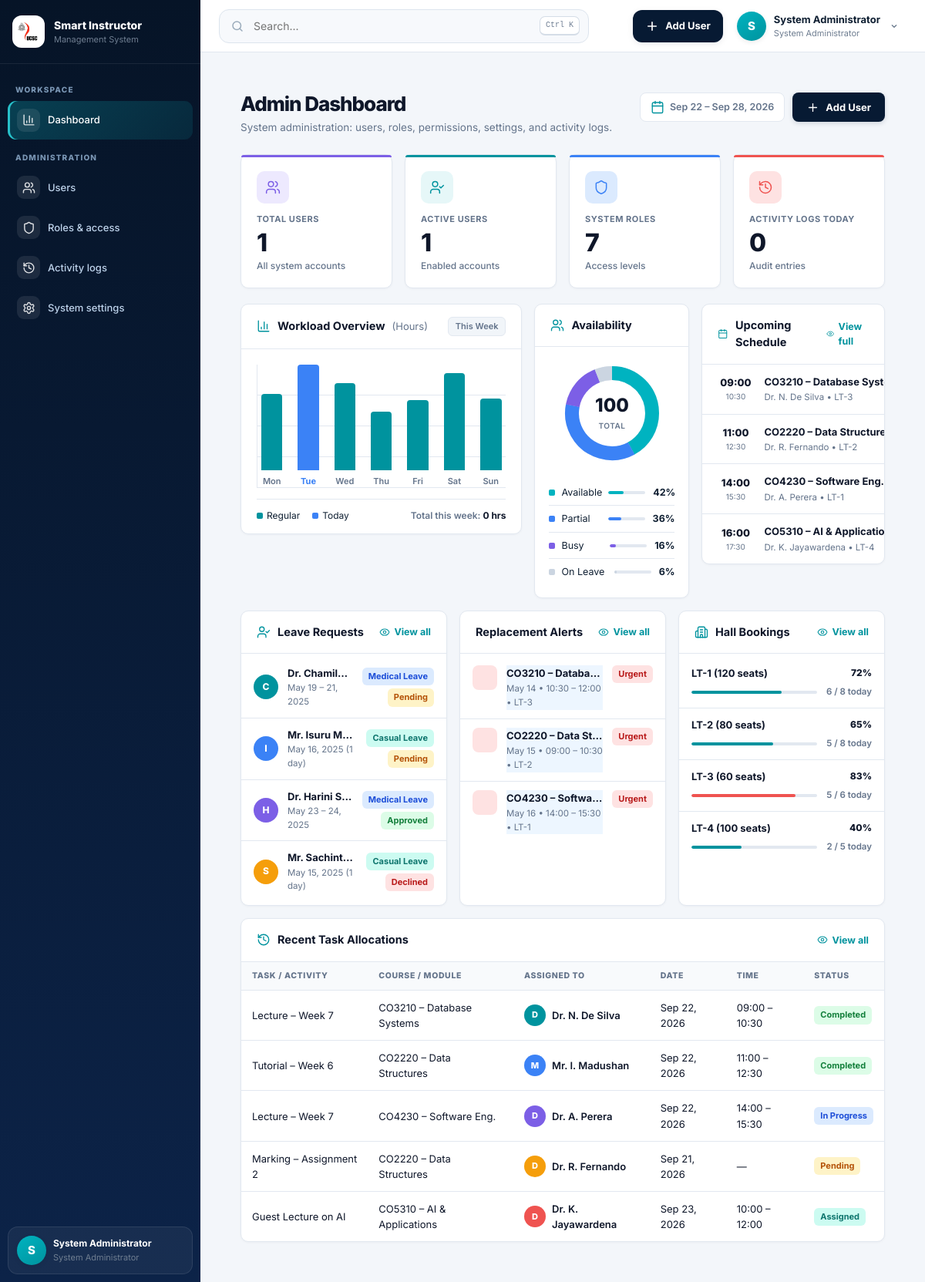
Page /admin/dashboard.php (signed in) on the committed database.
### tables this page shows
CREATE TABLE `users` (
  `id` int(11) NOT NULL,
  `username` varchar(50) NOT NULL,
  `email` varchar(100) NOT NULL,
  `password` varchar(255) NOT NULL,
  `full_name` varchar(150) NOT NULL,
  `role_id` int(11) NOT NULL,
  `status` enum('active','inactive','suspended') DEFAULT 'active',
  `phone` varchar(20) DEFAULT NULL,
  `avatar_url` varchar(255) DEFAULT NULL,
  `created_at` timestamp NOT NULL DEFAULT current_timestamp(),
  `updated_at` timestamp NOT NULL DEFAULT current_timestamp() ON UPDATE current_timestamp()
);

CREATE TABLE `roles` (
  `id` int(11) NOT NULL,
  `role_name` varchar(100) NOT NULL,
  `description` text DEFAULT NULL,
  `created_at` timestamp NOT NULL DEFAULT current_timestamp()
);

### admin/dashboard.php (called while the page is built, shortened)
<?php
require_once __DIR__ . '/../config/config.php';
require_once __DIR__ . '/../config/db.php';
require_once __DIR__ . '/../includes/auth.php';
require_once __DIR__ . '/../includes/functions.php';
require_once __DIR__ . '/../includes/dashboard_ui.php';
include __DIR__ . '/../includes/header.php';
?>
<?php
include __DIR__ . '/../includes/footer.php';
?>

### config/config.php (called while the page is built, shortened)
<?php
if (!function_exists('app_url')) {
    function app_url(string $path = ''): string {
        $path = ltrim($path, '/');
        return $path === '' ? SITE_URL : SITE_URL . '/' . $path;
    }
}

### includes/auth.php (called while the page is built, shortened)
<?php
require_once __DIR__ . '/../config/config.php';
require_once __DIR__ . '/../config/db.php';
function isLoggedIn() {
    return isset($_SESSION['user_id']) && !empty($_SESSION['user_id']);
}
function getCurrentUser() {
    global $pdo;
    static $cachedUser = null;
    if ($cachedUser === null) {
        $stmt = $pdo->prepare("SELECT u.*, r.role_name FROM users u JOIN roles r ON u.role_id = r.id WHERE u.id = ? LIMIT 1");
        $stmt->execute([$_SESSION['user_id']]);
        $cachedUser = $stmt->fetch();
    }
    return $cachedUser;
}
function getCurrentRoleId() {
    return isset($_SESSION['role_id']) ? (int)$_SESSION['role_id'] : null;
}
?>

### includes/functions.php (the view, shortened to what this page needs)
<?php
require_once __DIR__ . '/../config/config.php';
require_once __DIR__ . '/../config/db.php';
require_once __DIR__ . '/auth.php';
function sic_user_avatar(?string $avatarUrl, string $fallbackInitial = 'U', string $class = 'avatar'): string {
    $class = htmlspecialchars($class, ENT_QUOTES, 'UTF-8');
    $initial = htmlspecialchars(mb_strtoupper($fallbackInitial !== '' ? mb_substr($fallbackInitial, 0, 1) : 'U'), ENT_QUOTES, 'UTF-8');
    return '<span class="' . $class . '">' . $initial . '</span>';
}
?>

### includes/sidebar.php (shortened to what this page needs)
<?php
require_once __DIR__ . '/../config/config.php';
require_once __DIR__ . '/auth.php';
$currentRole = (int)getCurrentRoleId();
$currentPage = basename($_SERVER['PHP_SELF'] ?? '');
$currentUser = getCurrentUser() ?: [];
if (!function_exists('sidebar_link')) {
    function sidebar_link(string $path, string $label, string $icon, string $currentPage): void {
        $active = basename($path) === $currentPage ? ' active' : '';
        $iconUrl = app_url('assets/icons/' . $icon . '.svg');
        echo '<li><a class="sidebar-link' . $active . '" href="' . htmlspecialchars(app_url($path)) . '">';
        echo '<span class="sidebar-icon"><img src="' . htmlspecialchars($iconUrl) . '" alt=""></span>';
        echo '<span>' . htmlspecialchars($label) . '</span></a></li>';
    }
}
?>
<aside class="sidebar" id="sidebar">
  <div class="sidebar-head">
    <span class="sidebar-emblem"><img src="<?= app_url('assets/images/ucsc-logo.png') ?>" alt="UCSC"></span>
    <div><strong>Smart Instructor</strong><small>Management System</small></div>
  </div>
  <nav aria-label="Main navigation">
    <p class="sidebar-label">Workspace</p>
    <ul class="sidebar-nav">
      <?php
      $dashMap = [
        ROLE_ADMIN => 'admin/dashboard.php',
        ROLE_INSTRUCTOR => 'instructor/dashboard.php',
        ROLE_COORDINATOR => 'coordinator/dashboard.php',
        ROLE_CHIEF_COORDINATOR => 'chief_coordinator/dashboard.php',
        ROLE_NON_ACADEMIC => 'non_academic/dashboard.php',
        ROLE_PROJECT_COORDINATOR => 'project_coordinator/coordinator_dashboard.php',
        ROLE_DIRECTOR => 'director/dashboard.php'
      ];
      sidebar_link($dashMap[$currentRole] ?? 'index.php', 'Dashboard', 'chart-column', $currentPage);
      if ($currentRole === ROLE_ADMIN) {
        echo '<p class="sidebar-label">Administration</p>';
      }
      ?>
    </ul>
  </nav>
  <div class="sidebar-user">
    <span class="avatar"><?= htmlspecialchars(strtoupper(substr((string)($currentUser['full_name'] ?? 'U'), 0, 1))) ?></span>
    <span><strong><?= htmlspecialchars($currentUser['full_name'] ?? 'UCSC User') ?></strong><small><?= htmlspecialchars($currentUser['role_name'] ?? 'System User') ?></small></span>
  </div>
</aside>

### includes/navbar.php (shortened to what this page needs)
<?php
$roleId = function_exists('getCurrentRoleId') ? (int)getCurrentRoleId() : 0;
$userAvatarUrl = !empty($_SESSION['avatar_url']) ? app_url($_SESSION['avatar_url']) : (!empty($currentUser['avatar_url']) ? app_url($currentUser['avatar_url']) : null);
$cleanName = trim(preg_replace('/^(Dr\.|Prof\.|Mr\.|Mrs\.|Ms\.)\s+/i', '', $displayName ?? 'User'));
$firstInitial = mb_substr($cleanName, 0, 1);
?>
<header class="topbar">
  <div class="topbar-inner">
    <div class="topbar-left">
      <div class="global-search" role="search">
        <svg viewBox="0 0 24 24" fill="none" stroke="currentColor" stroke-width="2" stroke-linecap="round"><circle cx="11" cy="11" r="7"/><path d="m20 20-4-4"/></svg>
        <input id="globalSearch" type="search" placeholder="Search..." aria-label="Search this page">
        <kbd>Ctrl K</kbd>
      </div>
    </div>
    <div class="top-actions">
      <?php if ($roleId === ROLE_ADMIN): ?>
      <div class="menu-wrap">
        <button class="primary-action" type="button" data-menu-button="quickMenu" aria-expanded="false">
          <svg viewBox="0 0 24 24" fill="none" stroke="currentColor" stroke-width="2.2" stroke-linecap="round"><path d="M12 5v14M5 12h14"/></svg>
          <span>Add User</span>
        </button>
      </div>
      <?php endif; ?>
      <div class="menu-wrap">
        <button class="profile-button" type="button" data-menu-button="profileMenu" aria-expanded="false">
          <?= sic_user_avatar($userAvatarUrl, $firstInitial, 'avatar') ?>
          <span class="profile-copy">
            <strong><?= htmlspecialchars($displayName) ?></strong>
            <small><?= htmlspecialchars($roleName) ?></small>
          </span>
          <svg class="chevron" viewBox="0 0 24 24" fill="none" stroke="currentColor" stroke-width="2" stroke-linecap="round"><path d="m8 10 4 4 4-4"/></svg>
        </button>
      </div>
    </div>
  </div>
</header>

### includes/dashboard_ui.php (style rules this page uses)
:root { --d-navy: #071a33; --d-navy2: #0d2a50; --d-teal: #00939e; --d-teal2: #00b3c0; --d-blue: #3b82f6; --d-purple: #7c5fe6; --d-coral: #ef5350; --d-green: #22c55e; --d-amber: #f59e0b; --d-page: #f1f5f9; --d-card: #ffffff; --d-line: #e2e8f0; --d-text: #0f172a; --d-muted: #64748b; --d-radius: 10px; --d-shadow: 0 1px 3px rgba(15,23,42,.04); --d-shadow-hover: 0 4px 12px rgba(15,23,42,.06); }
.avatar { width: 38px !important; height: 38px !important; flex: 0 0 38px !important; display: grid !important; place-items: center !important; border-radius: 50% !important; background: linear-gradient(145deg, var(--d-teal2), var(--d-teal)) !important; color: #ffffff !important; font-weight: 800 !important; font-size: 15px !important; overflow: hidden !important; position: relative !important; box-shadow: 0 2px 6px rgba(0, 0, 0, 0.08); transition: transform 0.15s ease, box-shadow 0.15s ease; }
.profile-button { display: flex; align-items: center; gap: 10px; background: transparent; border: none; padding: 4px 8px; border-radius: 10px; cursor: pointer; transition: background-color 0.15s ease; }
.profile-copy { display: flex; flex-direction: column; text-align: left; }
.chevron { width: 16px; height: 16px; color: var(--d-muted); transition: transform 0.2s ease; }
.date-chip .sic-icon svg { color: var(--d-teal); }
.dash-primary-action .sic-icon svg { width: 17px; height: 17px; }
.kpi-icon .sic-icon svg { width: 20px; height: 20px; }
.section-title .sic-icon svg { width: 18px; height: 18px; color: var(--d-teal); }
.section-link .sic-icon svg { width: 14px; height: 14px; }
.svg-icon, .sic-icon svg { width: 18px; height: 18px; fill: none; stroke: currentColor; stroke-width: 1.8; stroke-linecap: round; stroke-linejoin: round; display: block; }

### rows in the picture
users: full_name "S", full_name "System Administrator", role.role_name "System Administrator"

### other values in the picture
$label "Dashboard Users Roles & access Activity logs System settings"
$heading "Admin Dashboard"
$subtitle "System administration: users, roles, permissions, settings, and activity logs."
$primaryActionText "Add User"
$c[0] "TOTAL USERS"
$c[1] "1"
$c[2] "All system accounts"
$c[0] "ACTIVE USERS"
$c[2] "Enabled accounts"
$c[0] "SYSTEM ROLES"
$c[1] "7"
$c[2] "Access levels"
$c[0] "ACTIVITY LOGS TODAY"
$c[1] "0"
$c[2] "Audit entries"
